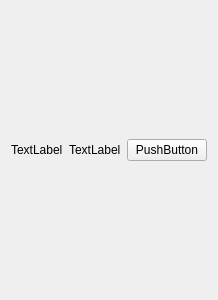
<?xml version="1.0" encoding="UTF-8"?>
<ui version="4.0">
 <class>Form</class>
 <widget class="QWidget" name="Form">
  <property name="geometry">
   <rect>
    <x>0</x>
    <y>0</y>
    <width>200</width>
    <height>300</height>
   </rect>
  </property>
  <property name="windowTitle">
   <string>Form</string>
  </property>
  <layout class="QHBoxLayout" name="horizontalLayout_2">
   <item>
    <widget class="QLabel" name="label_2">
     <property name="maximumSize">
      <size>
       <width>350</width>
       <height>16777215</height>
      </size>
     </property>
     <property name="text">
      <string>TextLabel</string>
     </property>
    </widget>
   </item>
   <item>
    <widget class="QLabel" name="label">
     <property name="text">
      <string>TextLabel</string>
     </property>
    </widget>
   </item>
   <item>
    <widget class="QPushButton" name="pushButton">
     <property name="text">
      <string>PushButton</string>
     </property>
    </widget>
   </item>
  </layout>
 </widget>
 <resources/>
 <connections/>
</ui>
